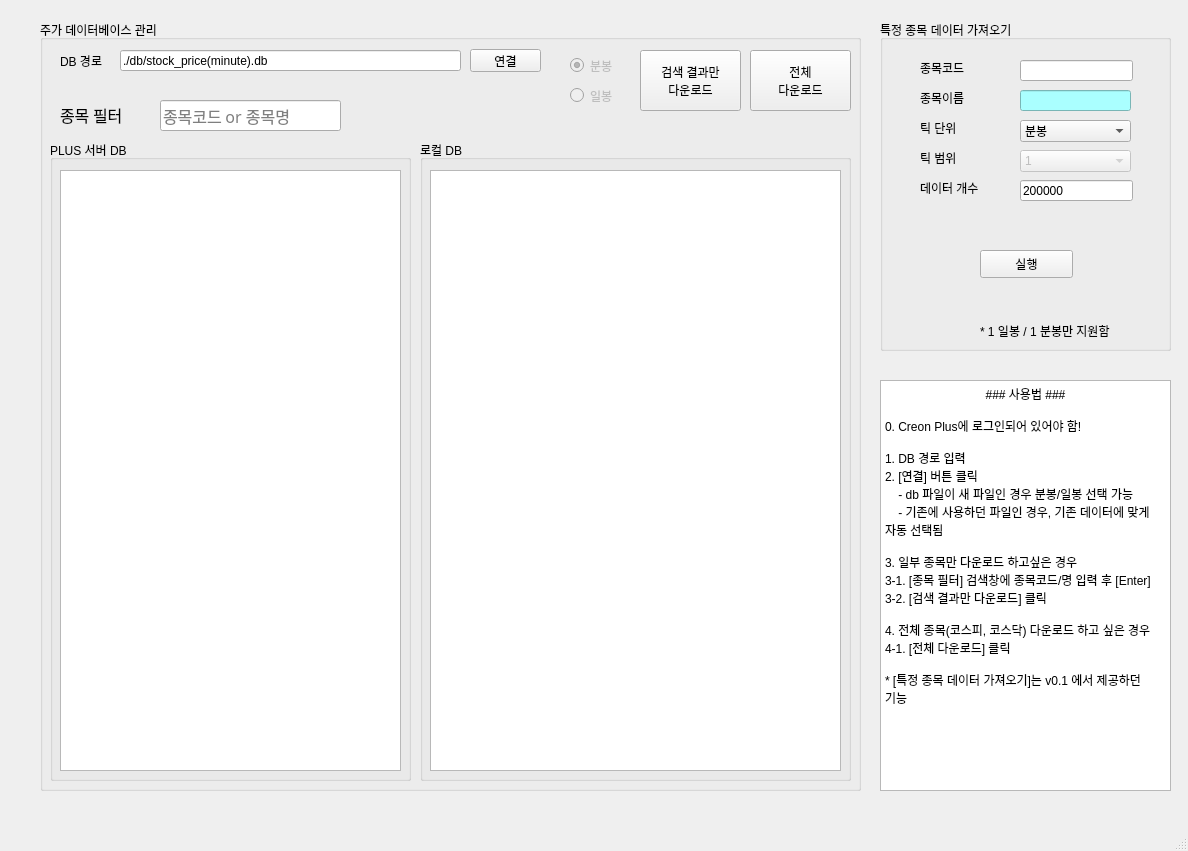
<?xml version="1.0" encoding="UTF-8"?>
<ui version="4.0">
 <class>MainWindow</class>
 <widget class="QMainWindow" name="MainWindow">
  <property name="enabled">
   <bool>true</bool>
  </property>
  <property name="geometry">
   <rect>
    <x>0</x>
    <y>0</y>
    <width>1188</width>
    <height>851</height>
   </rect>
  </property>
  <property name="mouseTracking">
   <bool>false</bool>
  </property>
  <property name="windowTitle">
   <string>Creon_datareader v1.0</string>
  </property>
  <widget class="QWidget" name="centralwidget">
   <widget class="QGroupBox" name="groupBox_4">
    <property name="geometry">
     <rect>
      <x>40</x>
      <y>20</y>
      <width>821</width>
      <height>771</height>
     </rect>
    </property>
    <property name="title">
     <string>주가 데이터베이스 관리</string>
    </property>
    <property name="flat">
     <bool>false</bool>
    </property>
    <widget class="QGroupBox" name="groupBox_2">
     <property name="geometry">
      <rect>
       <x>10</x>
       <y>120</y>
       <width>361</width>
       <height>641</height>
      </rect>
     </property>
     <property name="title">
      <string>PLUS 서버 DB</string>
     </property>
     <widget class="QTableView" name="tableView">
      <property name="geometry">
       <rect>
        <x>10</x>
        <y>30</y>
        <width>341</width>
        <height>601</height>
       </rect>
      </property>
     </widget>
    </widget>
    <widget class="QGroupBox" name="groupBox_3">
     <property name="geometry">
      <rect>
       <x>380</x>
       <y>120</y>
       <width>431</width>
       <height>641</height>
      </rect>
     </property>
     <property name="title">
      <string>로컬 DB</string>
     </property>
     <widget class="QTableView" name="tableView_2">
      <property name="geometry">
       <rect>
        <x>10</x>
        <y>30</y>
        <width>411</width>
        <height>601</height>
       </rect>
      </property>
     </widget>
    </widget>
    <widget class="QPushButton" name="pushButton_4">
     <property name="enabled">
      <bool>true</bool>
     </property>
     <property name="geometry">
      <rect>
       <x>710</x>
       <y>30</y>
       <width>101</width>
       <height>61</height>
      </rect>
     </property>
     <property name="text">
      <string>전체
다운로드</string>
     </property>
    </widget>
    <widget class="QPushButton" name="pushButton_3">
     <property name="enabled">
      <bool>true</bool>
     </property>
     <property name="geometry">
      <rect>
       <x>600</x>
       <y>30</y>
       <width>101</width>
       <height>61</height>
      </rect>
     </property>
     <property name="mouseTracking">
      <bool>true</bool>
     </property>
     <property name="acceptDrops">
      <bool>false</bool>
     </property>
     <property name="layoutDirection">
      <enum>Qt::LeftToRight</enum>
     </property>
     <property name="text">
      <string>검색 결과만
다운로드</string>
     </property>
     <property name="checkable">
      <bool>false</bool>
     </property>
     <property name="autoRepeat">
      <bool>false</bool>
     </property>
     <property name="autoExclusive">
      <bool>false</bool>
     </property>
     <property name="autoDefault">
      <bool>false</bool>
     </property>
     <property name="default">
      <bool>false</bool>
     </property>
     <property name="flat">
      <bool>false</bool>
     </property>
    </widget>
    <widget class="QLabel" name="label_9">
     <property name="geometry">
      <rect>
       <x>20</x>
       <y>30</y>
       <width>61</width>
       <height>21</height>
      </rect>
     </property>
     <property name="text">
      <string>DB 경로</string>
     </property>
    </widget>
    <widget class="QLineEdit" name="lineEdit_4">
     <property name="geometry">
      <rect>
       <x>80</x>
       <y>30</y>
       <width>341</width>
       <height>21</height>
      </rect>
     </property>
     <property name="text">
      <string>./db/stock_price(minute).db</string>
     </property>
    </widget>
    <widget class="QLineEdit" name="lineEdit_5">
     <property name="geometry">
      <rect>
       <x>120</x>
       <y>80</y>
       <width>181</width>
       <height>31</height>
      </rect>
     </property>
     <property name="font">
      <font>
       <family>굴림</family>
       <pointsize>12</pointsize>
       <weight>50</weight>
       <bold>false</bold>
      </font>
     </property>
     <property name="text">
      <string/>
     </property>
     <property name="placeholderText">
      <string>종목코드 or 종목명</string>
     </property>
    </widget>
    <widget class="QLabel" name="label_12">
     <property name="geometry">
      <rect>
       <x>20</x>
       <y>84</y>
       <width>91</width>
       <height>21</height>
      </rect>
     </property>
     <property name="font">
      <font>
       <family>굴림</family>
       <pointsize>12</pointsize>
      </font>
     </property>
     <property name="text">
      <string>종목 필터</string>
     </property>
    </widget>
    <widget class="QRadioButton" name="radioButton">
     <property name="enabled">
      <bool>false</bool>
     </property>
     <property name="geometry">
      <rect>
       <x>530</x>
       <y>36</y>
       <width>61</width>
       <height>19</height>
      </rect>
     </property>
     <property name="text">
      <string>분봉</string>
     </property>
     <property name="checked">
      <bool>true</bool>
     </property>
    </widget>
    <widget class="QRadioButton" name="radioButton_2">
     <property name="enabled">
      <bool>false</bool>
     </property>
     <property name="geometry">
      <rect>
       <x>530</x>
       <y>66</y>
       <width>61</width>
       <height>19</height>
      </rect>
     </property>
     <property name="text">
      <string>일봉</string>
     </property>
    </widget>
    <widget class="QPushButton" name="pushButton_2">
     <property name="geometry">
      <rect>
       <x>430</x>
       <y>29</y>
       <width>71</width>
       <height>23</height>
      </rect>
     </property>
     <property name="text">
      <string>연결</string>
     </property>
    </widget>
   </widget>
   <widget class="QGroupBox" name="groupBox">
    <property name="geometry">
     <rect>
      <x>880</x>
      <y>20</y>
      <width>291</width>
      <height>331</height>
     </rect>
    </property>
    <property name="title">
     <string>특정 종목 데이터 가져오기</string>
    </property>
    <widget class="QPushButton" name="pushButton">
     <property name="geometry">
      <rect>
       <x>100</x>
       <y>230</y>
       <width>93</width>
       <height>28</height>
      </rect>
     </property>
     <property name="text">
      <string>실행</string>
     </property>
    </widget>
    <widget class="QLabel" name="label">
     <property name="geometry">
      <rect>
       <x>40</x>
       <y>40</y>
       <width>64</width>
       <height>15</height>
      </rect>
     </property>
     <property name="text">
      <string>종목코드</string>
     </property>
    </widget>
    <widget class="QLabel" name="label_2">
     <property name="geometry">
      <rect>
       <x>40</x>
       <y>100</y>
       <width>64</width>
       <height>15</height>
      </rect>
     </property>
     <property name="text">
      <string>틱 단위</string>
     </property>
    </widget>
    <widget class="QLabel" name="label_3">
     <property name="geometry">
      <rect>
       <x>40</x>
       <y>130</y>
       <width>64</width>
       <height>15</height>
      </rect>
     </property>
     <property name="text">
      <string>틱 범위</string>
     </property>
    </widget>
    <widget class="QLineEdit" name="lineEdit">
     <property name="geometry">
      <rect>
       <x>140</x>
       <y>40</y>
       <width>113</width>
       <height>21</height>
      </rect>
     </property>
    </widget>
    <widget class="QComboBox" name="comboBox">
     <property name="geometry">
      <rect>
       <x>140</x>
       <y>100</y>
       <width>111</width>
       <height>22</height>
      </rect>
     </property>
     <item>
      <property name="text">
       <string>분봉</string>
      </property>
     </item>
     <item>
      <property name="text">
       <string>일봉</string>
      </property>
     </item>
    </widget>
    <widget class="QComboBox" name="comboBox_2">
     <property name="enabled">
      <bool>false</bool>
     </property>
     <property name="geometry">
      <rect>
       <x>140</x>
       <y>130</y>
       <width>111</width>
       <height>22</height>
      </rect>
     </property>
     <property name="editable">
      <bool>false</bool>
     </property>
     <item>
      <property name="text">
       <string>1</string>
      </property>
     </item>
     <item>
      <property name="text">
       <string>3</string>
      </property>
     </item>
     <item>
      <property name="text">
       <string>5</string>
      </property>
     </item>
     <item>
      <property name="text">
       <string>10</string>
      </property>
     </item>
     <item>
      <property name="text">
       <string>15</string>
      </property>
     </item>
     <item>
      <property name="text">
       <string>30</string>
      </property>
     </item>
     <item>
      <property name="text">
       <string>45</string>
      </property>
     </item>
     <item>
      <property name="text">
       <string>60</string>
      </property>
     </item>
    </widget>
    <widget class="QLineEdit" name="lineEdit_2">
     <property name="geometry">
      <rect>
       <x>140</x>
       <y>70</y>
       <width>111</width>
       <height>21</height>
      </rect>
     </property>
     <property name="styleSheet">
      <string notr="true">background-color: rgb(170, 255, 255);</string>
     </property>
     <property name="readOnly">
      <bool>true</bool>
     </property>
    </widget>
    <widget class="QLabel" name="label_10">
     <property name="geometry">
      <rect>
       <x>40</x>
       <y>70</y>
       <width>64</width>
       <height>15</height>
      </rect>
     </property>
     <property name="text">
      <string>종목이름</string>
     </property>
    </widget>
    <widget class="QLabel" name="label_4">
     <property name="geometry">
      <rect>
       <x>40</x>
       <y>160</y>
       <width>81</width>
       <height>16</height>
      </rect>
     </property>
     <property name="text">
      <string>데이터 개수</string>
     </property>
    </widget>
    <widget class="QLineEdit" name="lineEdit_3">
     <property name="geometry">
      <rect>
       <x>140</x>
       <y>160</y>
       <width>113</width>
       <height>21</height>
      </rect>
     </property>
     <property name="inputMask">
      <string/>
     </property>
     <property name="text">
      <string>200000</string>
     </property>
     <property name="maxLength">
      <number>6</number>
     </property>
     <property name="cursorPosition">
      <number>6</number>
     </property>
     <property name="placeholderText">
      <string/>
     </property>
     <property name="clearButtonEnabled">
      <bool>false</bool>
     </property>
    </widget>
    <widget class="QLabel" name="label_13">
     <property name="geometry">
      <rect>
       <x>100</x>
       <y>300</y>
       <width>201</width>
       <height>21</height>
      </rect>
     </property>
     <property name="text">
      <string>* 1 일봉 / 1 분봉만 지원함</string>
     </property>
    </widget>
   </widget>
   <widget class="QTextBrowser" name="textBrowser">
    <property name="geometry">
     <rect>
      <x>880</x>
      <y>380</y>
      <width>291</width>
      <height>411</height>
     </rect>
    </property>
    <property name="html">
     <string>&lt;!DOCTYPE HTML PUBLIC &quot;-//W3C//DTD HTML 4.0//EN&quot; &quot;http://www.w3.org/TR/REC-html40/strict.dtd&quot;&gt;
&lt;html&gt;&lt;head&gt;&lt;meta name=&quot;qrichtext&quot; content=&quot;1&quot; /&gt;&lt;style type=&quot;text/css&quot;&gt;
p, li { white-space: pre-wrap; }
&lt;/style&gt;&lt;/head&gt;&lt;body style=&quot; font-family:'Gulim'; font-size:9pt; font-weight:400; font-style:normal;&quot;&gt;
&lt;p align=&quot;center&quot; style=&quot; margin-top:0px; margin-bottom:0px; margin-left:0px; margin-right:0px; -qt-block-indent:0; text-indent:0px;&quot;&gt;### 사용법 ###&lt;/p&gt;
&lt;p style=&quot;-qt-paragraph-type:empty; margin-top:0px; margin-bottom:0px; margin-left:0px; margin-right:0px; -qt-block-indent:0; text-indent:0px;&quot;&gt;&lt;br /&gt;&lt;/p&gt;
&lt;p style=&quot; margin-top:0px; margin-bottom:0px; margin-left:0px; margin-right:0px; -qt-block-indent:0; text-indent:0px;&quot;&gt;0. Creon Plus에 로그인되어 있어야 함!&lt;/p&gt;
&lt;p style=&quot;-qt-paragraph-type:empty; margin-top:0px; margin-bottom:0px; margin-left:0px; margin-right:0px; -qt-block-indent:0; text-indent:0px;&quot;&gt;&lt;br /&gt;&lt;/p&gt;
&lt;p style=&quot; margin-top:0px; margin-bottom:0px; margin-left:0px; margin-right:0px; -qt-block-indent:0; text-indent:0px;&quot;&gt;1. DB 경로 입력&lt;/p&gt;
&lt;p style=&quot; margin-top:0px; margin-bottom:0px; margin-left:0px; margin-right:0px; -qt-block-indent:0; text-indent:0px;&quot;&gt;2. [연결] 버튼 클릭&lt;/p&gt;
&lt;p style=&quot; margin-top:0px; margin-bottom:0px; margin-left:0px; margin-right:0px; -qt-block-indent:0; text-indent:0px;&quot;&gt;    - db 파일이 새 파일인 경우 분봉/일봉 선택 가능&lt;/p&gt;
&lt;p style=&quot; margin-top:0px; margin-bottom:0px; margin-left:0px; margin-right:0px; -qt-block-indent:0; text-indent:0px;&quot;&gt;    - 기존에 사용하던 파일인 경우, 기존 데이터에 맞게 자동 선택됨&lt;/p&gt;
&lt;p style=&quot;-qt-paragraph-type:empty; margin-top:0px; margin-bottom:0px; margin-left:0px; margin-right:0px; -qt-block-indent:0; text-indent:0px;&quot;&gt;&lt;br /&gt;&lt;/p&gt;
&lt;p style=&quot; margin-top:0px; margin-bottom:0px; margin-left:0px; margin-right:0px; -qt-block-indent:0; text-indent:0px;&quot;&gt;3. 일부 종목만 다운로드 하고싶은 경우&lt;/p&gt;
&lt;p style=&quot; margin-top:0px; margin-bottom:0px; margin-left:0px; margin-right:0px; -qt-block-indent:0; text-indent:0px;&quot;&gt;3-1. [종목 필터] 검색창에 종목코드/명 입력 후 [Enter]&lt;/p&gt;
&lt;p style=&quot; margin-top:0px; margin-bottom:0px; margin-left:0px; margin-right:0px; -qt-block-indent:0; text-indent:0px;&quot;&gt;3-2. [검색 결과만 다운로드] 클릭&lt;/p&gt;
&lt;p style=&quot;-qt-paragraph-type:empty; margin-top:0px; margin-bottom:0px; margin-left:0px; margin-right:0px; -qt-block-indent:0; text-indent:0px;&quot;&gt;&lt;br /&gt;&lt;/p&gt;
&lt;p style=&quot; margin-top:0px; margin-bottom:0px; margin-left:0px; margin-right:0px; -qt-block-indent:0; text-indent:0px;&quot;&gt;4. 전체 종목(코스피, 코스닥) 다운로드 하고 싶은 경우&lt;/p&gt;
&lt;p style=&quot; margin-top:0px; margin-bottom:0px; margin-left:0px; margin-right:0px; -qt-block-indent:0; text-indent:0px;&quot;&gt;4-1. [전체 다운로드] 클릭 &lt;/p&gt;
&lt;p style=&quot;-qt-paragraph-type:empty; margin-top:0px; margin-bottom:0px; margin-left:0px; margin-right:0px; -qt-block-indent:0; text-indent:0px;&quot;&gt;&lt;br /&gt;&lt;/p&gt;
&lt;p style=&quot; margin-top:0px; margin-bottom:0px; margin-left:0px; margin-right:0px; -qt-block-indent:0; text-indent:0px;&quot;&gt;* [특정 종목 데이터 가져오기]는 v0.1 에서 제공하던 기능&lt;/p&gt;
&lt;p style=&quot;-qt-paragraph-type:empty; margin-top:0px; margin-bottom:0px; margin-left:0px; margin-right:0px; -qt-block-indent:0; text-indent:0px;&quot;&gt;&lt;br /&gt;&lt;/p&gt;&lt;/body&gt;&lt;/html&gt;</string>
    </property>
   </widget>
  </widget>
  <widget class="QMenuBar" name="menubar">
   <property name="geometry">
    <rect>
     <x>0</x>
     <y>0</y>
     <width>1188</width>
     <height>26</height>
    </rect>
   </property>
  </widget>
  <widget class="QStatusBar" name="statusbar"/>
 </widget>
 <resources/>
 <connections/>
</ui>
